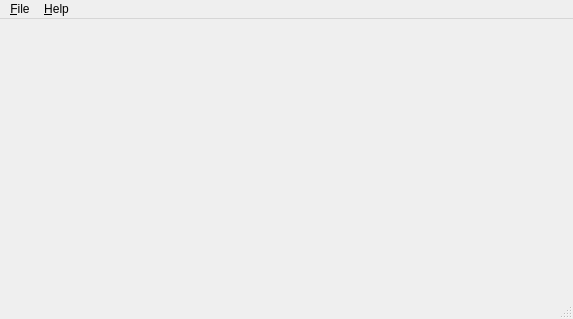
<?xml version="1.0" encoding="UTF-8"?>
<ui version="4.0">
 <class>MainWindow</class>
 <widget class="QMainWindow" name="MainWindow">
  <property name="geometry">
   <rect>
    <x>0</x>
    <y>0</y>
    <width>573</width>
    <height>319</height>
   </rect>
  </property>
  <property name="windowTitle">
   <string>felide.editor</string>
  </property>
  <widget class="QWidget" name="centralwidget"/>
  <widget class="QMenuBar" name="menubar">
   <property name="geometry">
    <rect>
     <x>0</x>
     <y>0</y>
     <width>573</width>
     <height>21</height>
    </rect>
   </property>
   <widget class="QMenu" name="menu_File">
    <property name="title">
     <string>&amp;File</string>
    </property>
    <addaction name="action_New"/>
    <addaction name="action_Open"/>
    <addaction name="separator"/>
    <addaction name="action_Save"/>
    <addaction name="actionSave_As"/>
    <addaction name="separator"/>
    <addaction name="actionClose"/>
    <addaction name="action_Exit"/>
   </widget>
   <widget class="QMenu" name="menu_Help">
    <property name="title">
     <string>&amp;Help</string>
    </property>
    <addaction name="action_About"/>
   </widget>
   <addaction name="menu_File"/>
   <addaction name="menu_Help"/>
  </widget>
  <widget class="QStatusBar" name="statusbar"/>
  <action name="action_New">
   <property name="text">
    <string>&amp;New ...</string>
   </property>
  </action>
  <action name="action_Open">
   <property name="text">
    <string>&amp;Open ...</string>
   </property>
  </action>
  <action name="action">
   <property name="text">
    <string>-</string>
   </property>
  </action>
  <action name="action_Save">
   <property name="text">
    <string>&amp;Save</string>
   </property>
  </action>
  <action name="actionSave_As">
   <property name="text">
    <string>Save As ...</string>
   </property>
  </action>
  <action name="actionClose">
   <property name="text">
    <string>&amp;Close</string>
   </property>
  </action>
  <action name="action_Exit">
   <property name="text">
    <string>&amp;Exit</string>
   </property>
  </action>
  <action name="action_About">
   <property name="text">
    <string>&amp;About ...</string>
   </property>
  </action>
 </widget>
 <resources/>
 <connections/>
</ui>
